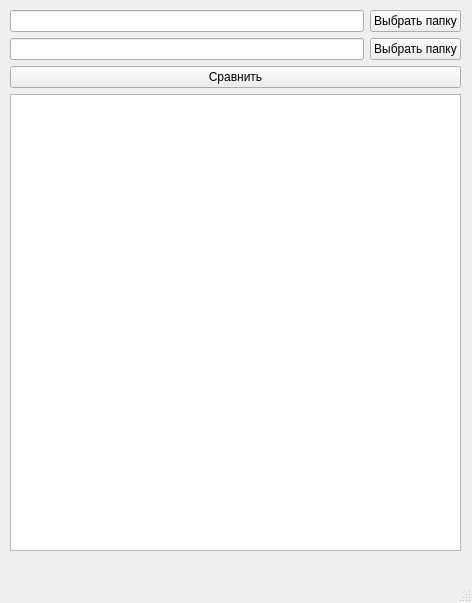
<?xml version="1.0" encoding="UTF-8"?>
<ui version="4.0">
 <class>MainWindow</class>
 <widget class="QMainWindow" name="MainWindow">
  <property name="geometry">
   <rect>
    <x>0</x>
    <y>0</y>
    <width>472</width>
    <height>603</height>
   </rect>
  </property>
  <property name="windowTitle">
   <string>MainWindow</string>
  </property>
  <widget class="QWidget" name="centralwidget">
   <widget class="QWidget" name="layoutWidget">
    <property name="geometry">
     <rect>
      <x>10</x>
      <y>10</y>
      <width>451</width>
      <height>541</height>
     </rect>
    </property>
    <layout class="QVBoxLayout" name="verticalLayout">
     <item>
      <layout class="QHBoxLayout" name="horizontalLayout">
       <item>
        <widget class="QLineEdit" name="lineEdit"/>
       </item>
       <item>
        <widget class="QPushButton" name="pushButton">
         <property name="text">
          <string>Выбрать папку</string>
         </property>
        </widget>
       </item>
      </layout>
     </item>
     <item>
      <layout class="QHBoxLayout" name="horizontalLayout_2">
       <item>
        <widget class="QLineEdit" name="lineEdit_2"/>
       </item>
       <item>
        <widget class="QPushButton" name="pushButton_2">
         <property name="text">
          <string>Выбрать папку</string>
         </property>
        </widget>
       </item>
      </layout>
     </item>
     <item>
      <widget class="QPushButton" name="pushButton_3">
       <property name="text">
        <string>Сравнить</string>
       </property>
      </widget>
     </item>
     <item>
      <widget class="QTextEdit" name="resultText"/>
     </item>
    </layout>
   </widget>
  </widget>
  <widget class="QMenuBar" name="menubar">
   <property name="geometry">
    <rect>
     <x>0</x>
     <y>0</y>
     <width>472</width>
     <height>26</height>
    </rect>
   </property>
  </widget>
  <widget class="QStatusBar" name="statusbar"/>
 </widget>
 <resources/>
 <connections/>
</ui>
